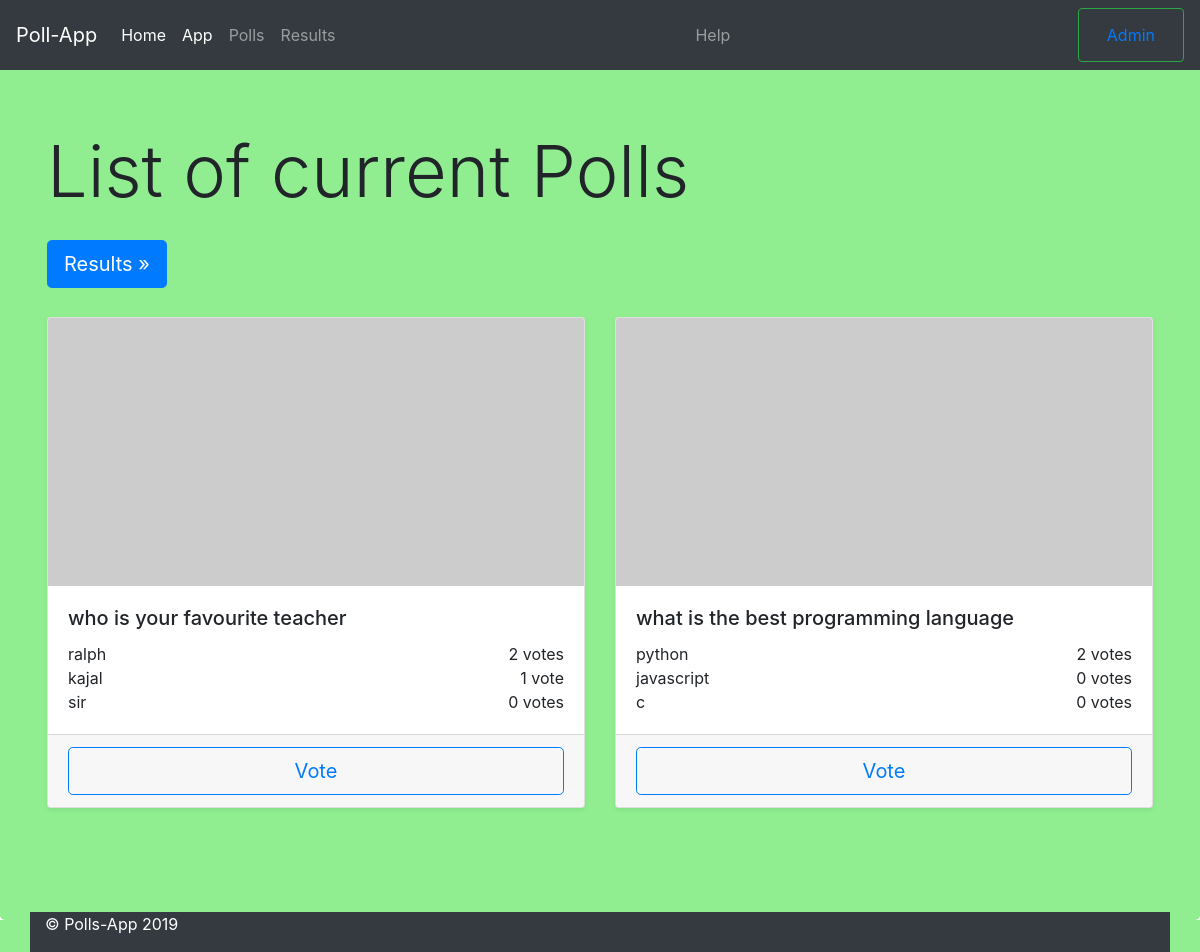
Screenshot of /polls/ with the database file from the repository.
### polls/models.py (models this page shows, shortened)
class Question(models.Model):
    question_text = models.CharField(max_length=200)
    pub_date = models.DateTimeField('date published')
    def was_published_recently(self):
        """
        was_published_recently(self):
        """
        now = timezone.now()
        return now - datetime.timedelta(days=1) <= self.pub_date <= now
    was_published_recently.admin_order_field = 'pub_date'
    was_published_recently.boolean = True
    was_published_recently.short_description = 'Published recently?'

class Choice(models.Model):
    question = models.ForeignKey(Question, on_delete=models.CASCADE)
    choice_text = models.CharField(max_length=200)
    votes = models.IntegerField(default=0)

### polls/views.py (the view)
# urls.py: path('',                        views.IndexView.as_view(),              name='index'),
class IndexView(generic.ListView):
    template_name = 'polls/index.html'
    context_object_name = 'latest_question_list'
    LOGGER.debug('IndexView |')
    def get_queryset(self):
        return Question.objects.filter(pub_date__lte=timezone.now()).order_by('-pub_date')[:5]

### polls/templates/polls/index.html (shortened to what this page needs)
{% extends 'polls/base.html' %}
{% load static %}
{% block content %}
<div class="jumbotron">
    <div class="container">
        <div class="display-3">List of current Polls</h1>
            <p>
                <a class="btn btn-primary btn-lg" href="results" role="button">Results &raquo;</a>
            </p>
        </div>
    </div>
    <div class="container full">
        {% if latest_question_list %}
        <div class="card-deck mb-4 text-center">
            {% for question in latest_question_list %}
            <div class="card mb-4 shadow-sm">
                <img class="card-img-top" src="{% static 'img/placeholder/100x50.png' %}" alt="Card image cap" />
                <div class="card-body text-left">
                    <h5 class="card-title">{{ question.question_text }}</h5>
                    {% for choice in question.choice_set.all %}
                    <div class="row">
                        <div class="col-sm">{{ choice.choice_text }}</div>
                        <div class="col-sm text-right">{{ choice.votes }} vote{{ choice.votes|pluralize }}</div>
                    </div>
                    {% endfor %}
                </div>
                <div class="card-footer">
                    <button type="button" class="btn btn-lg btn-block btn-outline-primary">
                        <a href="{% url 'polls:detail' question.id %}">Vote</a>
                    </button>
                </div>
            </div>
            {% endfor %}
        </div>
        {% else %}
        <p>No polls are available.</p>
        {% endif %}
    </div>
    {% endblock content %}

### polls/templates/polls/base.html (shortened to what this page needs)
{% load static %}
<!DOCTYPE html>
<html>
<head>
    {% block head_css %}
    {% block head_css_site %}
    <link href="{% static 'vendor/bootstrap/4.4.1/css/bootstrap.min.css' %}" rel="stylesheet" media="screen" />
    <link href="{% static 'app/css/app.css' %}" rel="stylesheet" media="screen" />
    {% endblock head_css_site %}
    {% endblock head_css %}
</head>
<body>
    <nav class="navbar navbar-expand-md navbar-dark fixed-top bg-dark">
        <a class="navbar-brand" href="#">Poll-App</a>
        <div class="collapse navbar-collapse" id="navbarsExampleDefault">
            <ul class="navbar-nav mr-auto">
                <li class="nav-item active">
                    <a class="nav-link" href="/">Home<span class="sr-only">(current)</span></a>
                </li>
                <li class="nav-item active">
                    <a class="nav-link" href="/polls">App<span class="sr-only">(current)</span></a>
                </li>
                <li class="nav-item">
                    <a class="nav-link" href="/polls">Polls</a>
                </li>
                <li class="nav-item">
                    <a class="nav-link" href="/polls/results">Results</a>
                </li>
            </ul>
            <ul class="navbar-nav mr-auto">
                <li class="nav-item">
                    <a class="nav-link" href="/polls/help">Help</a>
                </li>
            </ul>
            <button class="btn btn-outline-success my-2 my-sm-0" type="submit">
                <a class="nav-link" href="/admin">Admin</a>
            </button>
        </div>
    </nav>
    <main role="main">
        <div id="site-wrapper">
            {% block content %}MISSING CONTENT{% endblock content %}
        </div>
    </main>
    <footer class="container fixed-bottom bg-dark text-white">
        <p>&copy; Polls-App 2019</p>
    </footer>
</body>
</html>

### polls/static/app/css/app.css (style rules this page uses)
body { padding-top: 4rem; }
html { background-color: lightgreen; }
.jumbotron { background-color: lightgreen; }
.container { width: 100%; height: auto; }
.full { min-height: 100%; height: 100%; }

### rows the page displays
Question: question_text "who is your favourite teacher"
Choice: choice_text "ralph", votes "2"
Choice: choice_text "kajal", votes "1"
Choice: choice_text "sir", votes "0"
Question: question_text "what is the best programming language"
Choice: choice_text "python", votes "2"
Choice: choice_text "javascript", votes "0"
Choice: choice_text "c", votes "0"
